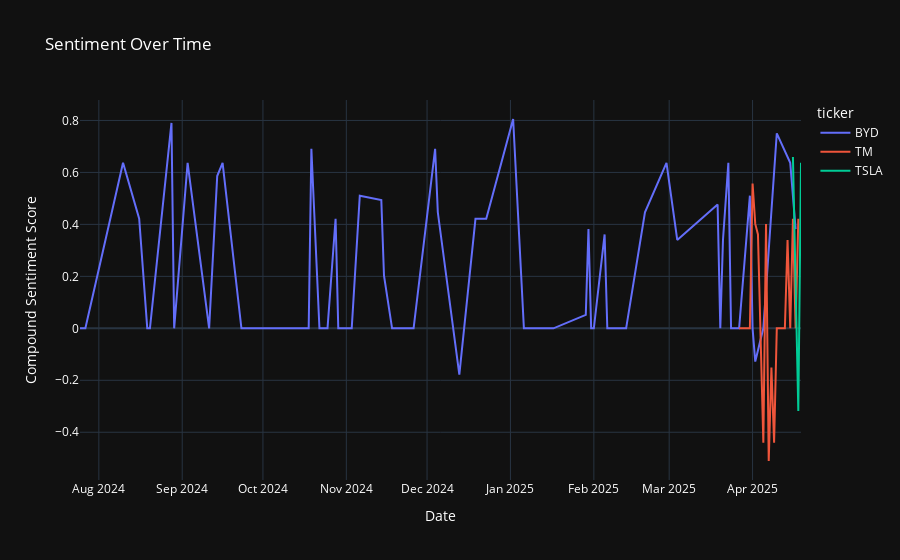

The notebook cell this image was saved under:
### Markdown cell above
**Interactive plot**

### Code cell
fig = px.line(mean_df, x='date', y='compound', color='ticker',
              title="Sentiment Over Time",
              labels={'compound': 'Compound Sentiment Score', 'date': 'Date'})
fig.update_layout(hovermode='x unified',  template='plotly_dark', font=dict(color='white'))
fig.show()

### Figure 1 — Plotly figure (JSON) as saved in the notebook; plotly's stock layout.template omitted (floating-point values rounded to 4 significant figures)
{"data": [{"hovertemplate": "ticker=BYD<br>Date=%{x}<br>Compound Sentiment Score=%{y}<extra></extra>", "legendgroup": "BYD", "line": {"color": "#636efa", "dash": "solid"}, "marker": {"symbol": "circle"}, "mode": "lines", "name": "BYD", "orientation": "v", "showlegend": true, "type": "scatter", "x": ["2024-07-25", "2024-07-26", "2024-07-27", "2024-08-10", "2024-08-16", "2024-08-19", "2024-08-20", "2024-08-28", "2024-08-29", "2024-09-03", "2024-09-11", "2024-09-14", "2024-09-16", "2024-09-23", "2024-10-01", "2024-10-17", "2024-10-18", "2024-10-19", "2024-10-22", "2024-10-23", "2024-10-24", "2024-10-25", "2024-10-28", "2024-10-29", "2024-11-03", "2024-11-06", "2024-11-14", "2024-11-15", "2024-11-18", "2024-11-20", "2024-11-25", "2024-11-26", "2024-12-04", "2024-12-05", "2024-12-13", "2024-12-19", "2024-12-23", "2025-01-02", "2025-01-06", "2025-01-10", "2025-01-14", "2025-01-17", "2025-01-29", "2025-01-30", "2025-01-31", "2025-02-01", "2025-02-05", "2025-02-06", "2025-02-07", "2025-02-10", "2025-02-11", "2025-02-12", "2025-02-13", "2025-02-20", "2025-02-28", "2025-03-04", "2025-03-19", "2025-03-20", "2025-03-21", "2025-03-23", "2025-03-24", "2025-03-27", "2025-03-31", "2025-04-01", "2025-04-02", "2025-04-05", "2025-04-10", "2025-04-15", "2025-04-17"], "xaxis": "x", "y": [0, 0, 0, 0.6369, 0.4215, 0, 0, 0.7906, 0, 0.6369, 0, 0.5859, 0.6369, 0, 0, 0, 0, 0.6908, 0, 0, 0, 0, 0.4215, 0, 0, 0.5106, 0.4939, 0.2023, 0, 0, 0, 0, 0.6908, 0.4466, -0.1779, 0.4215, 0.4215, 0.8056, 0, 0, 0, 0, 0.0516, 0.3818, 0, 0, 0.3612, 0, 0, 0, 0, 0, 0, 0.4466, 0.6369, 0.34, 0.4767, 0, 0.34, 0.6369, 0, 0, 0.5106, 0, -0.128, 0, 0.7506, 0.6369, 0.3818], "yaxis": "y"}, {"hovertemplate": "ticker=TM<br>Date=%{x}<br>Compound Sentiment Score=%{y}<extra></extra>", "legendgroup": "TM", "line": {"color": "#EF553B", "dash": "solid"}, "marker": {"symbol": "circle"}, "mode": "lines", "name": "TM", "orientation": "v", "showlegend": true, "type": "scatter", "x": ["2025-03-27", "2025-03-28", "2025-03-29", "2025-03-30", "2025-03-31", "2025-04-01", "2025-04-02", "2025-04-03", "2025-04-04", "2025-04-05", "2025-04-06", "2025-04-07", "2025-04-08", "2025-04-09", "2025-04-10", "2025-04-13", "2025-04-14", "2025-04-15", "2025-04-16", "2025-04-17", "2025-04-18"], "xaxis": "x", "y": [0, 0, 0, 0, 0, 0.5574, 0.4019, 0.3612, 0, -0.4404, 0.4019, -0.5106, -0.1513, -0.4404, 0, 0, 0.34, 0, 0.4215, 0, 0.4215], "yaxis": "y"}, {"hovertemplate": "ticker=TSLA<br>Date=%{x}<br>Compound Sentiment Score=%{y}<extra></extra>", "legendgroup": "TSLA", "line": {"color": "#00cc96", "dash": "solid"}, "marker": {"symbol": "circle"}, "mode": "lines", "name": "TSLA", "orientation": "v", "showlegend": true, "type": "scatter", "x": ["2025-04-16", "2025-04-17", "2025-04-18", "2025-04-19"], "xaxis": "x", "y": [0.6597, 0.1779, -0.3182, 0.6369], "yaxis": "y"}], "layout": {"autosize": true, "font": {"color": "white"}, "hovermode": "x unified", "legend": {"title": {"text": "ticker"}, "tracegroupgap": 0}, "title": {"text": "Sentiment Over Time"}, "xaxis": {"anchor": "y", "autorange": true, "domain": [0, 1], "range": ["2024-07-25", "2025-04-19"], "title": {"text": "Date"}, "type": "date"}, "yaxis": {"anchor": "x", "autorange": true, "domain": [0, 1], "range": [-0.5837, 0.8787], "title": {"text": "Compound Sentiment Score"}, "type": "linear"}}}
